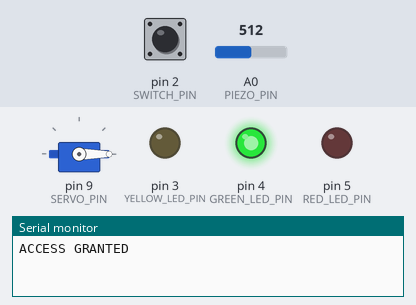
Bench run of a sketch on a simulated Arduino Uno, built with avr-gcc and run on an emulated ATmega328P. Shown: servo, output pins drawn as LEDs (lit = HIGH), the last lines printed to the serial monitor. Inputs (shaded band) come from the test bench; at power-on: pin 2 (SWITCH_PIN) LOW, A0 (PIEZO_PIN) = 512.

Above: at 1.2 s.
1.3 s: pin 2 (SWITCH_PIN) pulled HIGH for 0.15 s
At 2.4 s:
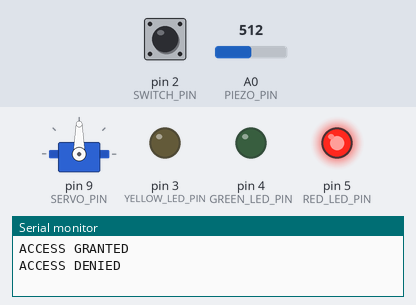
4.4 s: A0 (PIEZO_PIN) set to 362
7.4 s: A0 (PIEZO_PIN) set to 347
Timing chart, 0 to 9.9 s (numbered marks = the images above; inputs shaded):
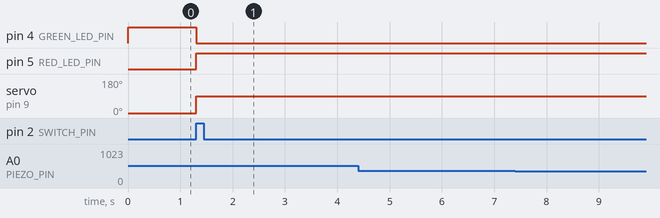

Measured:
- after the input at 1.3 s, pin 4 (GREEN_LED_PIN): HIGH → LOW at once; pin 5 (RED_LED_PIN): LOW → HIGH at once; servo on pin 9 (SERVO_PIN): 0° → 90° at once

The sketch:

knock-lock.ino
```cpp
#include <Servo.h>

Servo ServoMotor;

const byte PIEZO_PIN      = A0;
const byte SWITCH_PIN     = 2;
const byte YELLOW_LED_PIN = 3;
const byte GREEN_LED_PIN  = 4;
const byte RED_LED_PIN    = 5;
const byte SERVO_PIN      = 9;
const unsigned short BAUD_RATE = 9600;
const byte QUIET_KNOCK_VAL     = 30;
const byte LOUD_KNOCK_VAL      = 50;
const byte MAX_NUM_KNOCK       = 3;

byte switch_val;
byte knock_val;
boolean is_locked  = false;
byte    num_knocks = 0;

void setup() {
    ServoMotor.attach(SERVO_PIN);
    pinMode(SWITCH_PIN,     INPUT);
    pinMode(YELLOW_LED_PIN, OUTPUT);
    pinMode(GREEN_LED_PIN,  OUTPUT);
    pinMode(RED_LED_PIN,    OUTPUT);
    Serial.begin(BAUD_RATE);
    // unlock the box first
    digitalWrite(GREEN_LED_PIN, HIGH);
    ServoMotor.write(0);
    Serial.println("ACCESS GRANTED");
}

void loop() {
    if (is_locked == false) {
        switch_val = digitalRead(SWITCH_PIN);

        if (switch_val == HIGH) {
            LockTheBox();
            delay(1000);
        }
    } else {
        knock_val = analogRead(PIEZO_PIN);

        // require MAX_NUM_KNOCK valid knocks
        if ((num_knocks < MAX_NUM_KNOCK) && (knock_val > 0)) {
            if (CheckForKnock(knock_val) == true) {
                num_knocks++;
                delay(1000);
            }
            Serial.print("Need ");
            Serial.print(MAX_NUM_KNOCK - num_knocks);
            Serial.println(" more knock(s)");
        }

        if (num_knocks >= MAX_NUM_KNOCK) {
            UnLockTheBox();
            // reset num_knocks
            num_knocks = 0;
        }
    }
}

void UnLockTheBox(void) {
    is_locked = false;
    digitalWrite(RED_LED_PIN,   LOW);
    digitalWrite(GREEN_LED_PIN, HIGH);
    ServoMotor.write(0);
    Serial.println("ACCESS GRANTED");
    delay(20);
}


void LockTheBox(void) {
    is_locked = true;
    digitalWrite(GREEN_LED_PIN, LOW);
    digitalWrite(RED_LED_PIN,   HIGH);
    ServoMotor.write(90);
    Serial.println("ACCESS DENIED");
    delay(20);
}

boolean CheckForKnock(byte a_knock_val) {
    if ((a_knock_val > QUIET_KNOCK_VAL) && (a_knock_val < LOUD_KNOCK_VAL)) {
        digitalWrite(YELLOW_LED_PIN, HIGH);
        delay(50);
        digitalWrite(YELLOW_LED_PIN, LOW);
        Serial.print("Valid knock value: ");
        Serial.println(a_knock_val);
        return true;
    } else {
        Serial.print("Invalid knock value: ");
        Serial.println(a_knock_val);
        return false;
    }
}
```
